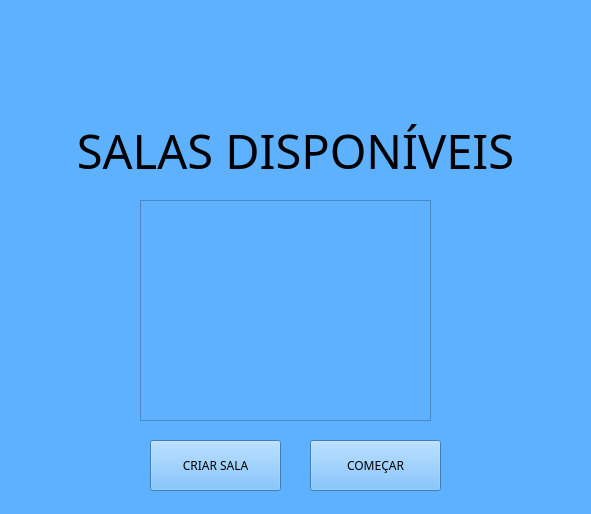
<?xml version="1.0" encoding="UTF-8"?>
<ui version="4.0">
 <class>SalasDisponiveis</class>
 <widget class="QWidget" name="SalasDisponiveis">
  <property name="geometry">
   <rect>
    <x>0</x>
    <y>0</y>
    <width>591</width>
    <height>514</height>
   </rect>
  </property>
  <property name="windowTitle">
   <string>Form</string>
  </property>
  <property name="styleSheet">
   <string notr="true">background-color: rgb(93, 177, 255);</string>
  </property>
  <widget class="QListWidget" name="listWidget">
   <property name="geometry">
    <rect>
     <x>140</x>
     <y>200</y>
     <width>291</width>
     <height>221</height>
    </rect>
   </property>
  </widget>
  <widget class="QPushButton" name="btnCreate">
   <property name="geometry">
    <rect>
     <x>150</x>
     <y>440</y>
     <width>131</width>
     <height>51</height>
    </rect>
   </property>
   <property name="font">
    <font>
     <family>Sitka Text</family>
    </font>
   </property>
   <property name="text">
    <string>CRIAR SALA</string>
   </property>
  </widget>
  <widget class="QPushButton" name="btnBegin">
   <property name="geometry">
    <rect>
     <x>310</x>
     <y>440</y>
     <width>131</width>
     <height>51</height>
    </rect>
   </property>
   <property name="font">
    <font>
     <family>Sitka Text</family>
    </font>
   </property>
   <property name="text">
    <string>COMEÇAR</string>
   </property>
  </widget>
  <widget class="QLabel" name="imgboggle">
   <property name="geometry">
    <rect>
     <x>170</x>
     <y>10</y>
     <width>211</width>
     <height>91</height>
    </rect>
   </property>
   <property name="styleSheet">
    <string notr="true">image: url(:/newPrefix/img/BoggleIcon.png);</string>
   </property>
   <property name="text">
    <string/>
   </property>
  </widget>
  <widget class="QPushButton" name="refresh">
   <property name="geometry">
    <rect>
     <x>60</x>
     <y>110</y>
     <width>471</width>
     <height>81</height>
    </rect>
   </property>
   <property name="font">
    <font>
     <family>Letter Gothic Std</family>
     <pointsize>35</pointsize>
    </font>
   </property>
   <property name="text">
    <string>SALAS DISPONÍVEIS</string>
   </property>
   <property name="flat">
    <bool>true</bool>
   </property>
  </widget>
 </widget>
 <resources>
  <include location="resource.qrc"/>
 </resources>
 <connections/>
</ui>
